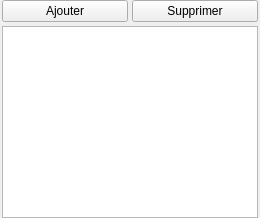
  <widget class="QDockWidget" name="dockParts">
   <property name="minimumSize">
    <size>
     <width>200</width>
     <height>151</height>
    </size>
   </property>
   <property name="maximumSize">
    <size>
     <width>524287</width>
     <height>524287</height>
    </size>
   </property>
   <property name="allowedAreas">
    <set>Qt::BottomDockWidgetArea|Qt::LeftDockWidgetArea|Qt::RightDockWidgetArea</set>
   </property>
   <property name="windowTitle">
    <string>Parties du SFX</string>
   </property>
   <attribute name="dockWidgetArea">
    <number>1</number>
   </attribute>
   <widget class="QWidget" name="dockWidgetContents_2">
    <layout class="QVBoxLayout" name="verticalLayout">
     <property name="spacing">
      <number>4</number>
     </property>
     <property name="leftMargin">
      <number>2</number>
     </property>
     <property name="topMargin">
      <number>0</number>
     </property>
     <property name="rightMargin">
      <number>2</number>
     </property>
     <property name="bottomMargin">
      <number>0</number>
     </property>
     <item>
      <layout class="QHBoxLayout" name="horizontalLayout_2">
       <item>
        <widget class="QPushButton" name="btnAddPart">
         <property name="text">
          <string>Ajouter</string>
         </property>
         <property name="icon">
          <iconset resource="MainFrame.qrc">
           <normaloff>:/MainFrame/Resources/add.png</normaloff>:/MainFrame/Resources/add.png</iconset>
         </property>
        </widget>
       </item>
       <item>
        <widget class="QPushButton" name="btnRemovePart">
         <property name="text">
          <string>Supprimer</string>
         </property>
         <property name="icon">
          <iconset resource="MainFrame.qrc">
           <normaloff>:/MainFrame/Resources/remove.png</normaloff>:/MainFrame/Resources/remove.png</iconset>
         </property>
        </widget>
       </item>
      </layout>
     </item>
     <item>
      <widget class="QListWidget" name="listParts"/>
     </item>
    </layout>
   </widget>
  </widget>
